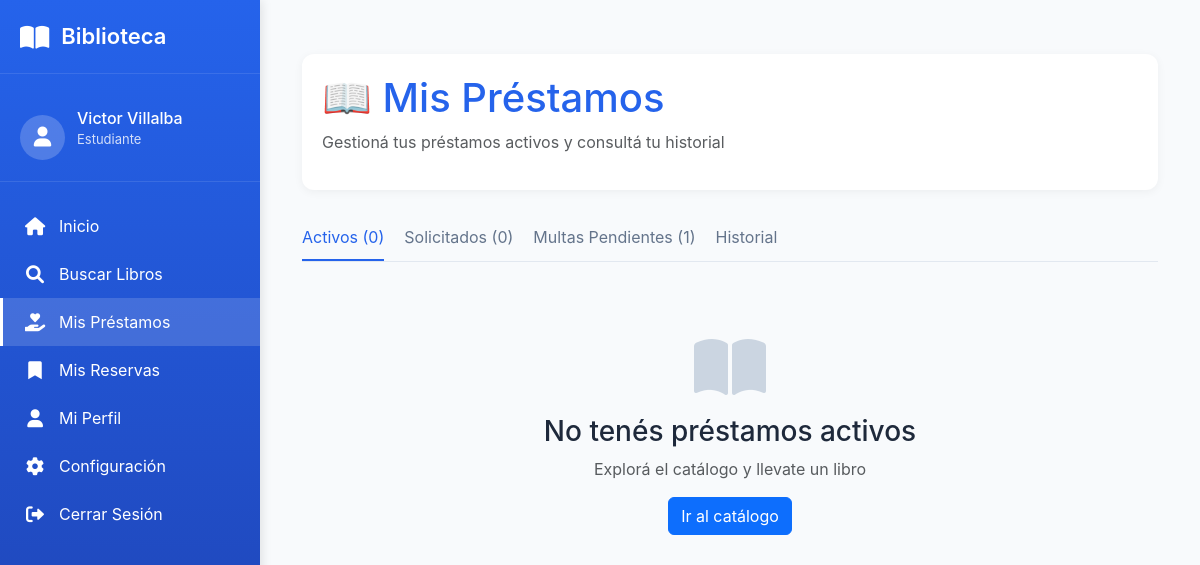
Page /mis-prestamos/ (signed in) on the earlier database version.
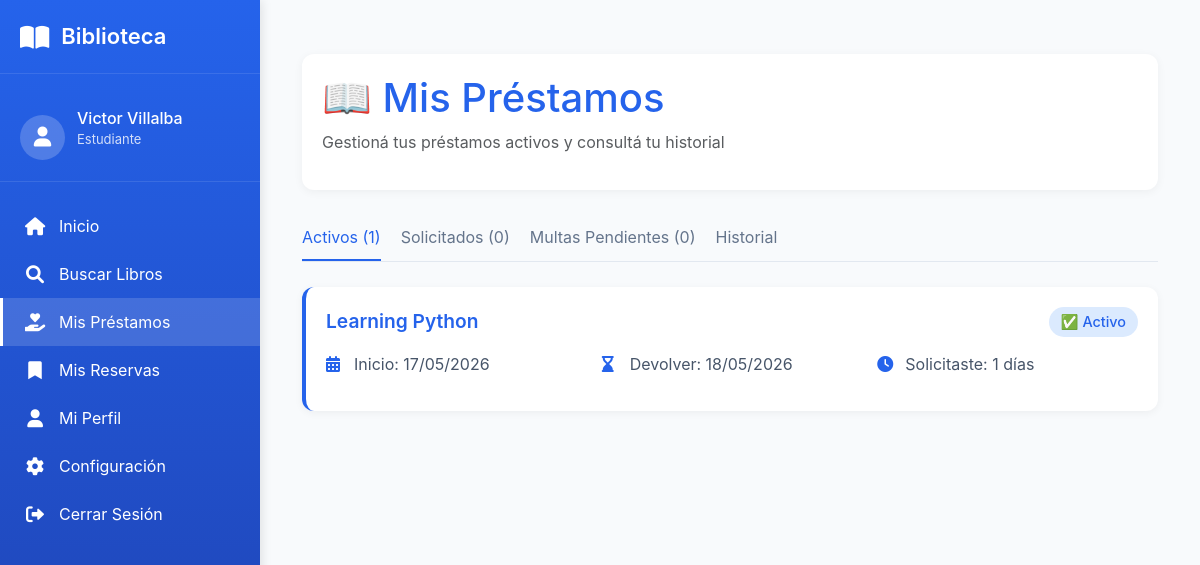
Same page on the later database version.
### prestamo/models.py (models this page shows, shortened)
class Prestamo(models.Model):
    ESTADO_PRESTAMO_CHOICES = [
        ('SOLICITADO', 'Solicitado'),
        ('ACTIVO', 'Activo'),
        ('VENCIDO', 'Vencido'),
        ('DEVUELTO', 'Devuelto'),
        ('EXTRAVIADO', 'Extraviado'),
        ('CANCELADA', 'Cancelada'),
    ]
    socio = models.ForeignKey(
        Socio,
        on_delete=models.PROTECT,
        related_name='prestamos',
        verbose_name="Socio"
    )
    ejemplar = models.ForeignKey(
        Ejemplar,
        on_delete=models.PROTECT,
        related_name='prestamos',
        verbose_name="Ejemplar"
    )
    dias_solicitados = models.IntegerField(
        verbose_name="Días solicitados",
        help_text="Cantidad de días que el usuario pidió el libro (1-5)",
        null=True,
        blank=True
    )
    fecha_prestamo = models.DateTimeField(
        auto_now_add=True,
        verbose_name="Fecha de préstamo"
    )
    fecha_vencimiento = models.DateField(
        verbose_name="Fecha de vencimiento"
    )
    fecha_devolucion_real = models.DateField(
        null=True,
        blank=True,
        verbose_name="Fecha de devolución real"
    )
    estado = models.CharField(
        max_length=20,
        choices=ESTADO_PRESTAMO_CHOICES,
        default='ACTIVO',
        verbose_name="Estado"
    )
    observaciones = models.TextField(
        blank=True,
        null=True,
        verbose_name="Observaciones"
    )
    class Meta:
        verbose_name = "Préstamo"
        verbose_name_plural = "Préstamos"
        ordering = ['-fecha_prestamo']
        indexes = [
            models.Index(fields=['estado']),
            models.Index(fields=['fecha_vencimiento']),
        ]

### catalogo/models.py (models this page shows, shortened)
class Ejemplar(models.Model):
    ESTADO_FISICO_CHOICES = [
        ('BUENO', 'Bueno'),
        ('REGULAR', 'Regular'),
        ('MALO', 'Malo'),
        ('DANADO', 'Dañado'),
        ('PERDIDO', 'Perdido'),
    ]
    DISPONIBILIDAD_CHOICES = [
        ('DISPONIBLE', 'Disponible'),
        ('PRESTADO', 'Prestado'),
        ('RESERVADO', 'Reservado'),
        ('EN_REPARACION', 'En reparación'),
    ]
    libro = models.ForeignKey(
        'Libro',
        on_delete=models.PROTECT,
        related_name='ejemplares',
        verbose_name="Libro",
        db_column='isbn_libro'
    )
    codigo_inventario = models.CharField(
        max_length=50,
        unique=True,
        verbose_name="Código de inventario"
    )
    estado_fisico = models.CharField(
        max_length=20,
        choices=ESTADO_FISICO_CHOICES,
        default='BUENO',
        verbose_name="Estado físico"
    )
    disponibilidad = models.CharField(
        max_length=20,
        choices=DISPONIBILIDAD_CHOICES,
        default='DISPONIBLE',
        verbose_name="Disponibilidad"
    )
    ubicacion = models.CharField(
        max_length=100,
        blank=True,
        null=True,
        verbose_name="Ubicación física",
        help_text="Ej: Estante A3, Sección 5, Sala 2, etc."
    )
    class Meta:
        db_table = 'Ejemplar'
        verbose_name = "Ejemplar"
        verbose_name_plural = "Ejemplares"
        indexes = [
            models.Index(fields=['codigo_inventario']),
            models.Index(fields=['disponibilidad']),
        ]

class Libro(models.Model):
    activo = models.BooleanField(default=True, verbose_name="Activo")
    """Libros del catálogo"""
    isbn = models.CharField(
        max_length=20,
        unique=True,
        verbose_name="ISBN"
    )
    titulo = models.CharField(
        max_length=200,
        verbose_name="Título"
    )
    anio_publicacion = models.IntegerField(
        blank=True,
        null=True,
        verbose_name="Año de publicación"
    )
    descripcion = models.TextField(
        blank=True,
        null=True,
        verbose_name="Descripción / Sinopsis",
        help_text="Breve descripción o sinopsis del libro"
    )
    editorial = models.ForeignKey(
        Editorial,
        on_delete=models.PROTECT,
        verbose_name="Editorial"
    )
    categoria = models.ForeignKey(
        Categoria,
        on_delete=models.PROTECT,
        verbose_name="Categoría"
    )
    autores = models.ManyToManyField(
        Autor,
        through='LibroAutor',
        verbose_name="Autores"
    )
    imagen = models.ImageField(
        upload_to='libros/',
        blank=True,
        null=True,
        verbose_name="Imagen de tapa"
    )
    cantidad_total = models.IntegerField(
        default=0,
        verbose_name="Total de ejemplares"
    )
    inventario_disponible = models.IntegerField(
        default=0,
        verbose_name="Ejemplares disponibles"
    )
    class Meta:
        verbose_name = "Libro"
        verbose_name_plural = "Libros"

### prestamo/views.py (the view)
# urls.py: path('mis-prestamos/', views.mis_prestamos, name='mis_prestamos'),
@login_required
def mis_prestamos(request):
    prestamos = Prestamo.objects.filter(
        socio=request.user.socio
    ).select_related('ejemplar__libro').order_by('-fecha_prestamo')
    prestamos_activos = prestamos.filter(estado='ACTIVO')
    prestamos_solicitados = prestamos.filter(estado='SOLICITADO')
    historial = prestamos.filter(estado__in=['DEVUELTO', 'EXTRAVIADO'])
    multas_pendientes = Multa.objects.filter(
        prestamo__socio=request.user.socio,
        estado='PENDIENTE'
    ).select_related('prestamo__ejemplar__libro')
    context = {
        'activos': prestamos_activos,
        'solicitados': prestamos_solicitados,
        'historial': historial,
        'multas_pendientes': multas_pendientes,  # ← Agrega esta línea
        'hoy': date.today(),
    }
    return render(request, 'prestamo/mis_prestamos.html', context)

### prestamo/templatetags/mis_filtros.py (called while the page is built)
@register.filter
def puntos(valor):
    try:
        return f"{int(valor):,}".replace(",", ".")
    except:
        return valor

### templates/prestamo/mis_prestamos.html (shortened to what this page needs)
{% extends 'base/menu_usuario.html' %}
{% load static %}
{% load mis_filtros %}
{% block main_content %}
<div class="container py-4">
    <div class="prestamos-header">
        <h1 style="color: var(--primary-blue);">📖 Mis Préstamos</h1>
        <p class="text-muted">Gestioná tus préstamos activos y consultá tu historial</p>
    </div>
    <div class="tab-prestamos">
        <div class="tab-item active" onclick="cambiarTab('activos')">Activos ({{ activos|length }})</div>
        <div class="tab-item" onclick="cambiarTab('solicitados')">Solicitados ({{ solicitados|length }})</div>
        <div class="tab-item" onclick="cambiarTab('multas')">Multas Pendientes ({{ multas_pendientes|length }})</div>
        <div class="tab-item" onclick="cambiarTab('historial')">Historial</div>
    </div>
    <div id="prestamos-activos">
        {% for prestamo in activos %}
            <div class="prestamo-card {% if prestamo.fecha_vencimiento < hoy %}vencido{% endif %}">
                <div class="prestamo-header">
                    <span class="prestamo-titulo">{{ prestamo.ejemplar.libro.titulo }}</span>
                    <span class="estado-badge estado-activo">
                        {% if prestamo.fecha_vencimiento < hoy %}
                            ⚠️ Vencido
                        {% else %}
                            ✅ Activo
                        {% endif %}
                    </span>
                </div>
                <div class="prestamo-detalles">
                    <div class="detalle-item">
                        <i class="fas fa-calendar-alt"></i>
                        <span>Inicio: {{ prestamo.fecha_prestamo|date:"d/m/Y" }}</span>
                    </div>
                    <div class="detalle-item">
                        <i class="fas fa-hourglass-end"></i>
                        <span>Devolver: {{ prestamo.fecha_vencimiento|date:"d/m/Y" }}</span>
                    </div>
                    <div class="detalle-item">
                        <i class="fas fa-clock"></i>
                        <span>Solicitaste: {{ prestamo.dias_solicitados }} días</span>
                    </div>
                </div>
            </div>
        {% empty %}
            <div class="text-center py-5">
                <i class="fas fa-book-open" style="font-size: 4rem; color: #cbd5e1;"></i>
                <h3 class="mt-3">No tenés préstamos activos</h3>
                <p class="text-muted">Explorá el catálogo y llevate un libro</p>
                <a href="{% url 'catalogo_lista' %}" class="btn btn-primary">Ir al catálogo</a>
            </div>
        {% endfor %}
    </div>
</div>
{% endblock %}

Differences in the rows shown:
added Prestamo: ejemplar.libro.titulo "Learning Python", shows "✅ Activo", fecha_prestamo "17/05/2026", fecha_vencimiento "18/05/2026", dias_solicitados "1"
Other differences:
{{ activos|length }}: "0" → "1"
{{ multas_pendientes|length }}: "1" → "0"
text no longer shown: "No tenés préstamos activos Explorá el catálogo y llevate un libro Ir al catálogo"
